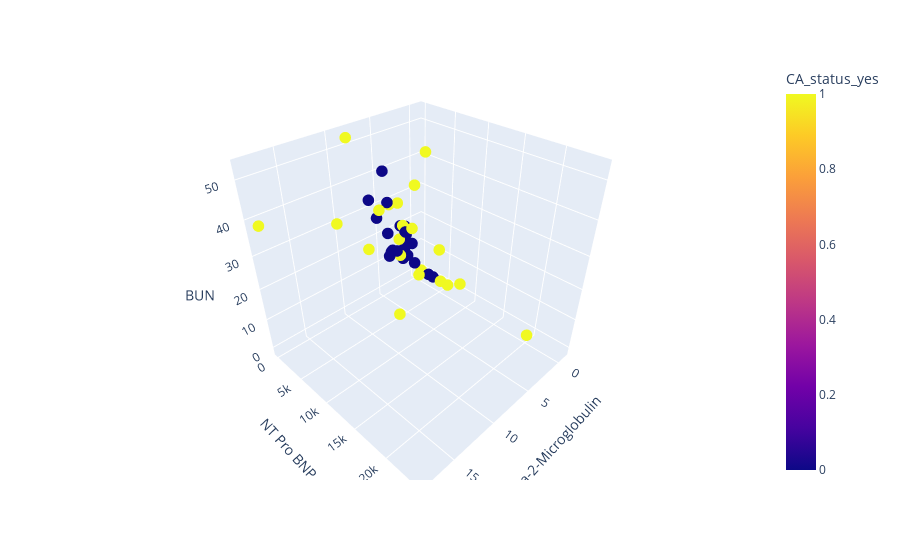

Notebook code for this chart:
### Markdown cell above
## 3D scatter

### Code cell
top3_features = X.columns[svm_set_ranks[selected_run].sorted_features.astype(int)[:3]].values
fig = px.scatter_3d(dataTable, x=top3_features[0], y=top3_features[1], z=top3_features[2],
          color=y_column_Classification)
fig.update_traces(marker_size = 4)
fig.show()

### Figure 1 — Plotly figure (JSON) as saved in the notebook; plotly's stock layout.template omitted (floating-point values rounded to 4 significant figures)
{"data": [{"hovertemplate": "Beta-2-Microglobulin=%{x}<br>NT Pro BNP=%{y}<br>BUN=%{z}<br>CA_status_yes=%{marker.color}<extra></extra>", "legendgroup": "", "marker": {"color": [1, 1, 1, 1, 1, 1, 1, 1, 1, 1, 1, 1, 1, 1, 1, 1, 1, 1, 1, 1, 1, 0, 0, 0, 0, 0, 0, 0, 0, 0, 0, 0, 0, 0, 0, 0, 0, 0, 0, 0, 0, 0, 0, 0], "coloraxis": "coloraxis", "size": 4, "symbol": "circle"}, "mode": "markers", "name": "", "scene": "scene", "showlegend": false, "type": "scatter3d", "x": [18.1, 12, -1, 7.5, 3.8, 4, 2.5, 2.6, 2.5, 8, 3.7, -1, 5.8, 3.4, 8.6, 2.8, 12.2, 2.2, 4.7, 8.8, 5.7, 5.7, 8.9, 1.4, 2.2, 3.8, 1.8, 3.5, 1.3, -1, 1.5, 4.5, 3.9, 11.4, 2, 1.2, 2.9, 4.5, 1.8, -1, 1.5, 3, 4.5, 4.2], "y": [611, 3321, -1, 9328, 166, 5928, 309, 314, 9293, 10432, 6625, 3992, 24194, 1263, 3185, 1349, 13531, 11049, 10234, 748, 1047, 493, 4195, 83, 24, 327, -1, 161, 22, 2462, -1, 945, 3335, 14800, 161, 37, 208, 185, 203, 1542, 24, 3355, 867, 326], "z": [39, 35, -1, 34, 29, 11, 10, 16, 9, 47, 49, -1, 17, 30, 23, 22, 20, 11, 25, 53, 30, 27, 39, 16, 20, 13, 14, 13, 13, -1, 17, 13, 23, 35, 8, 8, 12, 40, 11, -1, 19, 18, 31, 20]}], "layout": {"autosize": true, "coloraxis": {"colorbar": {"title": {"text": "CA_status_yes"}}, "colorscale": [[0, "#0d0887"], [0.1111, "#46039f"], [0.2222, "#7201a8"], [0.3333, "#9c179e"], [0.4444, "#bd3786"], [0.5556, "#d8576b"], [0.6667, "#ed7953"], [0.7778, "#fb9f3a"], [0.8889, "#fdca26"], [1, "#f0f921"]]}, "legend": {"tracegroupgap": 0}, "margin": {"t": 60}, "scene": {"aspectmode": "auto", "aspectratio": {"x": 1, "y": 1, "z": 1}, "domain": {"x": [0, 1], "y": [0, 1]}, "xaxis": {"title": {"text": "Beta-2-Microglobulin"}, "type": "linear"}, "yaxis": {"title": {"text": "NT Pro BNP"}, "type": "linear"}, "zaxis": {"title": {"text": "BUN"}, "type": "linear"}}}}
